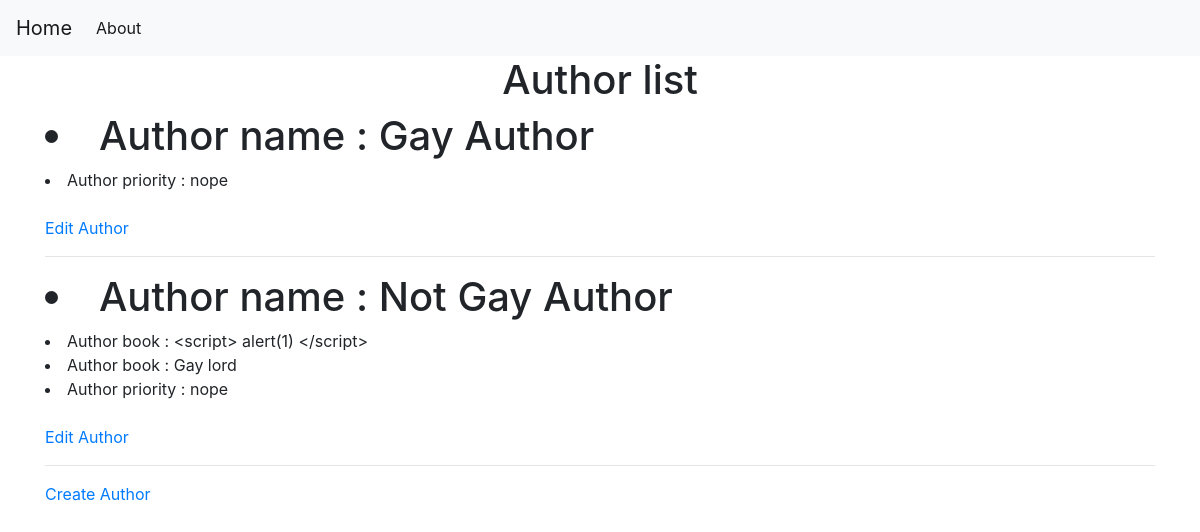
Page /author on the earlier database version.
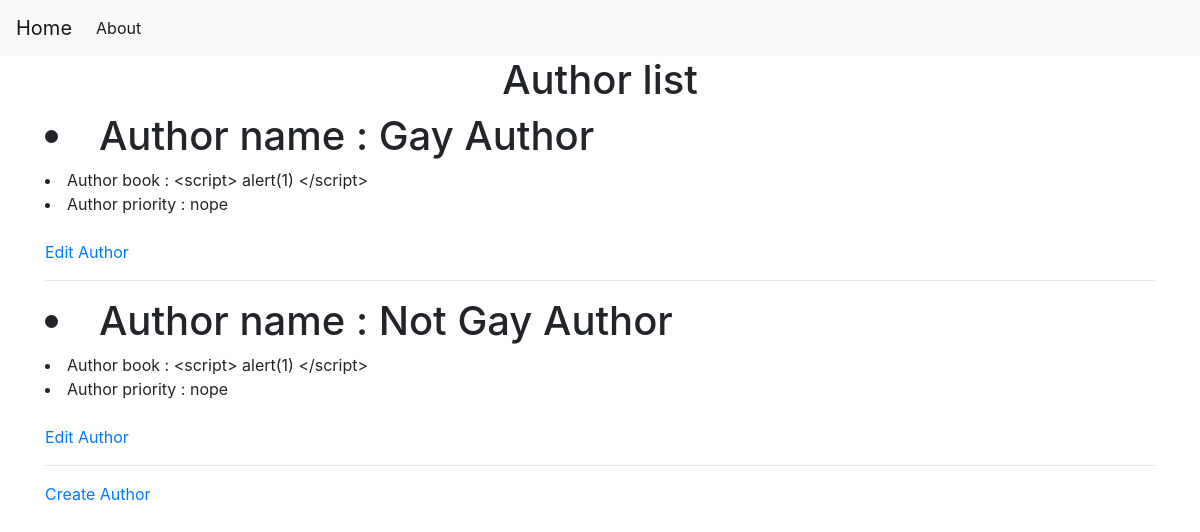
Same page on the later database version.
### tables this page shows
CREATE TABLE author (
    authorid INTEGER PRIMARY KEY ,
    name TEXT NOT NULL,
    priority TEXT NOT NULL
);

CREATE TABLE book (
    bookid INTEGER PRIMARY KEY ,
    title TEXT NOT NULL,
    authorid INTEGER,
    FOREIGN KEY(authorid) REFERENCES author(authorid)
);

### app.py (the view)
@app.route('/author')
def showauthor():
    conn = get_db_connection()
    authors = conn.execute('SELECT * FROM author').fetchall()
    books = conn.execute('SELECT * FROM book').fetchall()
    conn.close()
    return render_template('show_author.html', authors=authors,books=books)

### app.py (called while the page is built)
def get_db_connection():
    conn = sqlite3.connect('database.db')
    conn.row_factory = sqlite3.Row
    return conn

### templates/show_author.html (shortened to what this page needs)
{% extends 'base.html' %}
{% block content %}
    <h1>{% block title %} <center> Author list </center> {% endblock %}</h1>
    {% for author in authors %}
            <h1><li>Author name : {{ author.name }}</li></h1>
            {% for book in books %}
                {% if book.authorid == author.authorid %}
                    <li>Author book : {{ book.title }}</li>
                {% endif%}
            {% endfor %}
            <li>Author priority : {{ author.priority }}</li>
            <br>
            <a href="{{ url_for('editauthor',id= author.authorid) }}">Edit Author</a>
        <hr>
    {% endfor %}
    <a href="{{ url_for('createauthor')}}">Create Author</a>
{% endblock %}

### templates/base.html (shortened to what this page needs)
<!doctype html>
<html lang="en">
  <head>
    <link rel="stylesheet" href="https://stackpath.bootstrapcdn.com/bootstrap/4.3.1/css/bootstrap.min.css">
  </head>
  <body>
    <nav class="navbar navbar-expand-md navbar-light bg-light">
        <a class="navbar-brand" href="{{ url_for('index')}}">Home</a>
        <div class="collapse navbar-collapse" id="navbarNav">
            <ul class="navbar-nav">
            <li class="nav-item active">
                <a class="nav-link" href="#">About</a>
            </li>
            </ul>
        </div>
    </nav>
    <div class="container">
        {% block content %} {% endblock %}
    </div>
  </body>
</html>

Differences in the rows shown:
changed author "Gay Author": gains book (title "<script> alert(1) </script>")
changed author "Not Gay Author": loses book (title "Gay lord")
